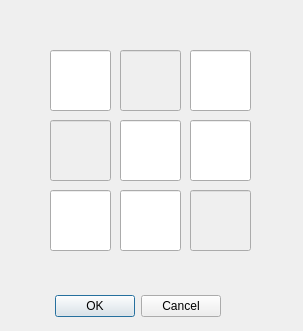
<?xml version="1.0" encoding="UTF-8"?>
<ui version="4.0">
 <class>Dialog</class>
 <widget class="QDialog" name="Dialog">
  <property name="geometry">
   <rect>
    <x>0</x>
    <y>0</y>
    <width>303</width>
    <height>331</height>
   </rect>
  </property>
  <property name="windowTitle">
   <string>Dialog</string>
  </property>
  <widget class="QDialogButtonBox" name="buttonBox">
   <property name="geometry">
    <rect>
     <x>50</x>
     <y>290</y>
     <width>171</width>
     <height>32</height>
    </rect>
   </property>
   <property name="orientation">
    <enum>Qt::Horizontal</enum>
   </property>
   <property name="standardButtons">
    <set>QDialogButtonBox::Cancel|QDialogButtonBox::Ok</set>
   </property>
  </widget>
  <widget class="QLineEdit" name="lineEdit">
   <property name="geometry">
    <rect>
     <x>50</x>
     <y>50</y>
     <width>61</width>
     <height>61</height>
    </rect>
   </property>
   <property name="font">
    <font>
     <pointsize>20</pointsize>
     <weight>75</weight>
     <bold>true</bold>
    </font>
   </property>
   <property name="alignment">
    <set>Qt::AlignCenter</set>
   </property>
  </widget>
  <widget class="QLineEdit" name="lineEdit_2">
   <property name="geometry">
    <rect>
     <x>190</x>
     <y>50</y>
     <width>61</width>
     <height>61</height>
    </rect>
   </property>
   <property name="font">
    <font>
     <pointsize>20</pointsize>
     <weight>75</weight>
     <bold>true</bold>
    </font>
   </property>
   <property name="alignment">
    <set>Qt::AlignCenter</set>
   </property>
  </widget>
  <widget class="QLineEdit" name="lineEdit_3">
   <property name="geometry">
    <rect>
     <x>120</x>
     <y>120</y>
     <width>61</width>
     <height>61</height>
    </rect>
   </property>
   <property name="font">
    <font>
     <pointsize>20</pointsize>
     <weight>75</weight>
     <bold>true</bold>
    </font>
   </property>
   <property name="alignment">
    <set>Qt::AlignCenter</set>
   </property>
  </widget>
  <widget class="QLineEdit" name="lineEdit_4">
   <property name="geometry">
    <rect>
     <x>190</x>
     <y>120</y>
     <width>61</width>
     <height>61</height>
    </rect>
   </property>
   <property name="font">
    <font>
     <pointsize>20</pointsize>
     <weight>75</weight>
     <bold>true</bold>
    </font>
   </property>
   <property name="alignment">
    <set>Qt::AlignCenter</set>
   </property>
  </widget>
  <widget class="QLineEdit" name="lineEdit_5">
   <property name="geometry">
    <rect>
     <x>50</x>
     <y>190</y>
     <width>61</width>
     <height>61</height>
    </rect>
   </property>
   <property name="font">
    <font>
     <pointsize>20</pointsize>
     <weight>75</weight>
     <bold>true</bold>
    </font>
   </property>
   <property name="alignment">
    <set>Qt::AlignCenter</set>
   </property>
  </widget>
  <widget class="QLineEdit" name="lineEdit_6">
   <property name="geometry">
    <rect>
     <x>120</x>
     <y>190</y>
     <width>61</width>
     <height>61</height>
    </rect>
   </property>
   <property name="font">
    <font>
     <pointsize>20</pointsize>
     <weight>75</weight>
     <bold>true</bold>
    </font>
   </property>
   <property name="alignment">
    <set>Qt::AlignCenter</set>
   </property>
  </widget>
  <widget class="QLineEdit" name="lineEdit_7">
   <property name="enabled">
    <bool>false</bool>
   </property>
   <property name="geometry">
    <rect>
     <x>120</x>
     <y>50</y>
     <width>61</width>
     <height>61</height>
    </rect>
   </property>
   <property name="font">
    <font>
     <pointsize>20</pointsize>
     <weight>75</weight>
     <bold>true</bold>
    </font>
   </property>
   <property name="alignment">
    <set>Qt::AlignCenter</set>
   </property>
  </widget>
  <widget class="QLineEdit" name="lineEdit_8">
   <property name="enabled">
    <bool>false</bool>
   </property>
   <property name="geometry">
    <rect>
     <x>50</x>
     <y>120</y>
     <width>61</width>
     <height>61</height>
    </rect>
   </property>
   <property name="font">
    <font>
     <pointsize>20</pointsize>
     <weight>75</weight>
     <bold>true</bold>
    </font>
   </property>
   <property name="alignment">
    <set>Qt::AlignCenter</set>
   </property>
  </widget>
  <widget class="QLineEdit" name="lineEdit_9">
   <property name="enabled">
    <bool>false</bool>
   </property>
   <property name="geometry">
    <rect>
     <x>190</x>
     <y>190</y>
     <width>61</width>
     <height>61</height>
    </rect>
   </property>
   <property name="font">
    <font>
     <pointsize>20</pointsize>
     <weight>75</weight>
     <bold>true</bold>
    </font>
   </property>
   <property name="alignment">
    <set>Qt::AlignCenter</set>
   </property>
  </widget>
 </widget>
 <resources/>
 <connections>
  <connection>
   <sender>buttonBox</sender>
   <signal>accepted()</signal>
   <receiver>Dialog</receiver>
   <slot>accept()</slot>
   <hints>
    <hint type="sourcelabel">
     <x>248</x>
     <y>254</y>
    </hint>
    <hint type="destinationlabel">
     <x>157</x>
     <y>274</y>
    </hint>
   </hints>
  </connection>
  <connection>
   <sender>buttonBox</sender>
   <signal>rejected()</signal>
   <receiver>Dialog</receiver>
   <slot>reject()</slot>
   <hints>
    <hint type="sourcelabel">
     <x>316</x>
     <y>260</y>
    </hint>
    <hint type="destinationlabel">
     <x>286</x>
     <y>274</y>
    </hint>
   </hints>
  </connection>
 </connections>
</ui>
